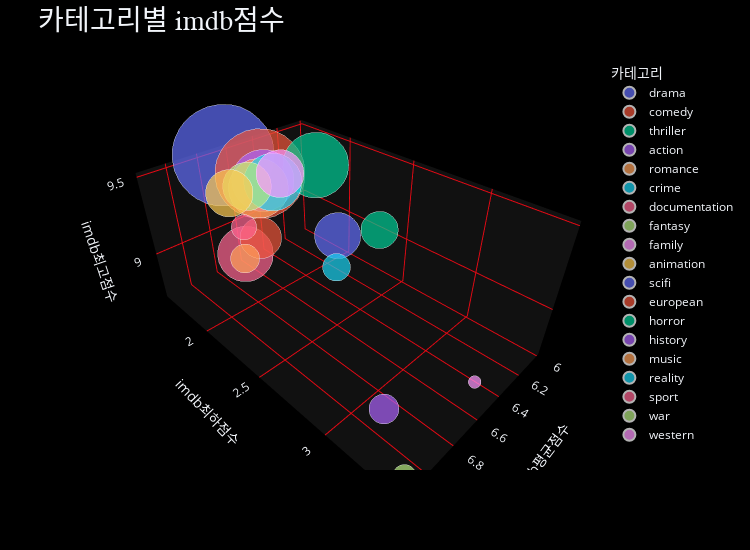

This figure's notebook cell:
### Code cell
import plotly.express as px
fig = px.scatter_3d(category_score,
                    x = "imdb평균점수", y = "imdb최하점수", z = "imdb최고점수",
                    color = "카테고리", size = "갯수", size_max = 100, opacity = 0.7)
fig.update_layout(title = "카테고리별 imdb점수",
                  titlefont = dict({"size":28, "family": "AppleGothic"}),
                  template = "plotly_dark",
                  paper_bgcolor = "black",
                  width=750, height=550)
fig.update_layout(scene = dict(
                    xaxis = dict(
                         gridcolor = "#e50914",
                         showbackground = True,
                         zerolinecolor="black",),
                    yaxis = dict(
                        gridcolor = "#e50914",
                        showbackground = True,
                        zerolinecolor = "black"),
                    zaxis = dict(
                        gridcolor="#e50914",
                        showbackground=True,
                        zerolinecolor="black")))

# po.write_html(fig, file = "./imdb_score.html", auto_open = False)
fig.show()

### Figure 1 — Plotly figure (JSON) as saved in the notebook; plotly's stock layout.template omitted (floating-point values rounded to 4 significant figures)
{"data": [{"hovertemplate": "카테고리=drama<br>imdb평균점수=%{x}<br>imdb최하점수=%{y}<br>imdb최고점수=%{z}<br>갯수=%{marker.size}<extra></extra>", "legendgroup": "drama", "marker": {"color": "#636efa", "opacity": 0.7, "size": [2670], "sizemode": "area", "sizeref": 0.267, "symbol": "circle"}, "mode": "markers", "name": "drama", "scene": "scene", "showlegend": true, "type": "scatter3d", "x": [6.67], "y": [1.6], "z": [9.5]}, {"hovertemplate": "카테고리=comedy<br>imdb평균점수=%{x}<br>imdb최하점수=%{y}<br>imdb최고점수=%{z}<br>갯수=%{marker.size}<extra></extra>", "legendgroup": "comedy", "marker": {"color": "#EF553B", "opacity": 0.7, "size": [2082], "sizemode": "area", "sizeref": 0.267, "symbol": "circle"}, "mode": "markers", "name": "comedy", "scene": "scene", "showlegend": true, "type": "scatter3d", "x": [6.42], "y": [1.6], "z": [9.3]}, {"hovertemplate": "카테고리=thriller<br>imdb평균점수=%{x}<br>imdb최하점수=%{y}<br>imdb최고점수=%{z}<br>갯수=%{marker.size}<extra></extra>", "legendgroup": "thriller", "marker": {"color": "#00cc96", "opacity": 0.7, "size": [1108], "sizemode": "area", "sizeref": 0.267, "symbol": "circle"}, "mode": "markers", "name": "thriller", "scene": "scene", "showlegend": true, "type": "scatter3d", "x": [6.38], "y": [2.1], "z": [9.5]}, {"hovertemplate": "카테고리=action<br>imdb평균점수=%{x}<br>imdb최하점수=%{y}<br>imdb최고점수=%{z}<br>갯수=%{marker.size}<extra></extra>", "legendgroup": "action", "marker": {"color": "#ab63fa", "opacity": 0.7, "size": [988], "sizemode": "area", "sizeref": 0.267, "symbol": "circle"}, "mode": "markers", "name": "action", "scene": "scene", "showlegend": true, "type": "scatter3d", "x": [6.47], "y": [1.7], "z": [9.3]}, {"hovertemplate": "카테고리=romance<br>imdb평균점수=%{x}<br>imdb최하점수=%{y}<br>imdb최고점수=%{z}<br>갯수=%{marker.size}<extra></extra>", "legendgroup": "romance", "marker": {"color": "#FFA15A", "opacity": 0.7, "size": [916], "sizemode": "area", "sizeref": 0.267, "symbol": "circle"}, "mode": "markers", "name": "romance", "scene": "scene", "showlegend": true, "type": "scatter3d", "x": [6.44], "y": [1.6], "z": [9.2]}, {"hovertemplate": "카테고리=crime<br>imdb평균점수=%{x}<br>imdb최하점수=%{y}<br>imdb최고점수=%{z}<br>갯수=%{marker.size}<extra></extra>", "legendgroup": "crime", "marker": {"color": "#19d3f3", "opacity": 0.7, "size": [858], "sizemode": "area", "sizeref": 0.267, "symbol": "circle"}, "mode": "markers", "name": "crime", "scene": "scene", "showlegend": true, "type": "scatter3d", "x": [6.69], "y": [2.1], "z": [9.5]}, {"hovertemplate": "카테고리=documentation<br>imdb평균점수=%{x}<br>imdb최하점수=%{y}<br>imdb최고점수=%{z}<br>갯수=%{marker.size}<extra></extra>", "legendgroup": "documentation", "marker": {"color": "#FF6692", "opacity": 0.7, "size": [789], "sizemode": "area", "sizeref": 0.267, "symbol": "circle"}, "mode": "markers", "name": "documentation", "scene": "scene", "showlegend": true, "type": "scatter3d", "x": [7.04], "y": [2.3], "z": [9.3]}, {"hovertemplate": "카테고리=fantasy<br>imdb평균점수=%{x}<br>imdb최하점수=%{y}<br>imdb최고점수=%{z}<br>갯수=%{marker.size}<extra></extra>", "legendgroup": "fantasy", "marker": {"color": "#B6E880", "opacity": 0.7, "size": [605], "sizemode": "area", "sizeref": 0.267, "symbol": "circle"}, "mode": "markers", "name": "fantasy", "scene": "scene", "showlegend": true, "type": "scatter3d", "x": [6.59], "y": [1.7], "z": [9.3]}, {"hovertemplate": "카테고리=family<br>imdb평균점수=%{x}<br>imdb최하점수=%{y}<br>imdb최고점수=%{z}<br>갯수=%{marker.size}<extra></extra>", "legendgroup": "family", "marker": {"color": "#FF97FF", "opacity": 0.7, "size": [586], "sizemode": "area", "sizeref": 0.267, "symbol": "circle"}, "mode": "markers", "name": "family", "scene": "scene", "showlegend": true, "type": "scatter3d", "x": [6.33], "y": [1.7], "z": [9.3]}, {"hovertemplate": "카테고리=animation<br>imdb평균점수=%{x}<br>imdb최하점수=%{y}<br>imdb최고점수=%{z}<br>갯수=%{marker.size}<extra></extra>", "legendgroup": "animation", "marker": {"color": "#FECB52", "opacity": 0.7, "size": [576], "sizemode": "area", "sizeref": 0.267, "symbol": "circle"}, "mode": "markers", "name": "animation", "scene": "scene", "showlegend": true, "type": "scatter3d", "x": [6.72], "y": [1.7], "z": [9.3]}, {"hovertemplate": "카테고리=scifi<br>imdb평균점수=%{x}<br>imdb최하점수=%{y}<br>imdb최고점수=%{z}<br>갯수=%{marker.size}<extra></extra>", "legendgroup": "scifi", "marker": {"color": "#636efa", "opacity": 0.7, "size": [544], "sizemode": "area", "sizeref": 0.267, "symbol": "circle"}, "mode": "markers", "name": "scifi", "scene": "scene", "showlegend": true, "type": "scatter3d", "x": [6.6], "y": [2.5], "z": [9.3]}, {"hovertemplate": "카테고리=european<br>imdb평균점수=%{x}<br>imdb최하점수=%{y}<br>imdb최고점수=%{z}<br>갯수=%{marker.size}<extra></extra>", "legendgroup": "european", "marker": {"color": "#EF553B", "opacity": 0.7, "size": [439], "sizemode": "area", "sizeref": 0.267, "symbol": "circle"}, "mode": "markers", "name": "european", "scene": "scene", "showlegend": true, "type": "scatter3d", "x": [6.53], "y": [1.7], "z": [8.9]}, {"hovertemplate": "카테고리=horror<br>imdb평균점수=%{x}<br>imdb최하점수=%{y}<br>imdb최고점수=%{z}<br>갯수=%{marker.size}<extra></extra>", "legendgroup": "horror", "marker": {"color": "#00cc96", "opacity": 0.7, "size": [356], "sizemode": "area", "sizeref": 0.267, "symbol": "circle"}, "mode": "markers", "name": "horror", "scene": "scene", "showlegend": true, "type": "scatter3d", "x": [6.02], "y": [2.3], "z": [9]}, {"hovertemplate": "카테고리=history<br>imdb평균점수=%{x}<br>imdb최하점수=%{y}<br>imdb최고점수=%{z}<br>갯수=%{marker.size}<extra></extra>", "legendgroup": "history", "marker": {"color": "#ab63fa", "opacity": 0.7, "size": [229], "sizemode": "area", "sizeref": 0.267, "symbol": "circle"}, "mode": "markers", "name": "history", "scene": "scene", "showlegend": true, "type": "scatter3d", "x": [7.14], "y": [3.3], "z": [9.1]}, {"hovertemplate": "카테고리=music<br>imdb평균점수=%{x}<br>imdb최하점수=%{y}<br>imdb최고점수=%{z}<br>갯수=%{marker.size}<extra></extra>", "legendgroup": "music", "marker": {"color": "#FFA15A", "opacity": 0.7, "size": [213], "sizemode": "area", "sizeref": 0.267, "symbol": "circle"}, "mode": "markers", "name": "music", "scene": "scene", "showlegend": true, "type": "scatter3d", "x": [6.67], "y": [1.7], "z": [8.8]}, {"hovertemplate": "카테고리=reality<br>imdb평균점수=%{x}<br>imdb최하점수=%{y}<br>imdb최고점수=%{z}<br>갯수=%{marker.size}<extra></extra>", "legendgroup": "reality", "marker": {"color": "#19d3f3", "opacity": 0.7, "size": [196], "sizemode": "area", "sizeref": 0.267, "symbol": "circle"}, "mode": "markers", "name": "reality", "scene": "scene", "showlegend": true, "type": "scatter3d", "x": [6.41], "y": [2.3], "z": [8.9]}, {"hovertemplate": "카테고리=sport<br>imdb평균점수=%{x}<br>imdb최하점수=%{y}<br>imdb최고점수=%{z}<br>갯수=%{marker.size}<extra></extra>", "legendgroup": "sport", "marker": {"color": "#FF6692", "opacity": 0.7, "size": [163], "sizemode": "area", "sizeref": 0.267, "symbol": "circle"}, "mode": "markers", "name": "sport", "scene": "scene", "showlegend": true, "type": "scatter3d", "x": [6.71], "y": [1.8], "z": [9.1]}, {"hovertemplate": "카테고리=war<br>imdb평균점수=%{x}<br>imdb최하점수=%{y}<br>imdb최고점수=%{z}<br>갯수=%{marker.size}<extra></extra>", "legendgroup": "war", "marker": {"color": "#B6E880", "opacity": 0.7, "size": [144], "sizemode": "area", "sizeref": 0.267, "symbol": "circle"}, "mode": "markers", "name": "war", "scene": "scene", "showlegend": true, "type": "scatter3d", "x": [7.09], "y": [3.4], "z": [8.7]}, {"hovertemplate": "카테고리=western<br>imdb평균점수=%{x}<br>imdb최하점수=%{y}<br>imdb최고점수=%{z}<br>갯수=%{marker.size}<extra></extra>", "legendgroup": "western", "marker": {"color": "#FF97FF", "opacity": 0.7, "size": [41], "sizemode": "area", "sizeref": 0.267, "symbol": "circle"}, "mode": "markers", "name": "western", "scene": "scene", "showlegend": true, "type": "scatter3d", "x": [6.6], "y": [3.4], "z": [8.9]}], "layout": {"height": 550, "legend": {"itemsizing": "constant", "title": {"text": "카테고리"}, "tracegroupgap": 0}, "margin": {"t": 60}, "paper_bgcolor": "black", "scene": {"domain": {"x": [0, 1], "y": [0, 1]}, "xaxis": {"gridcolor": "#e50914", "showbackground": true, "title": {"text": "imdb평균점수"}, "zerolinecolor": "black"}, "yaxis": {"gridcolor": "#e50914", "showbackground": true, "title": {"text": "imdb최하점수"}, "zerolinecolor": "black"}, "zaxis": {"gridcolor": "#e50914", "showbackground": true, "title": {"text": "imdb최고점수"}, "zerolinecolor": "black"}}, "title": {"font": {"family": "AppleGothic", "size": 28}, "text": "카테고리별 imdb점수"}, "width": 750}}
